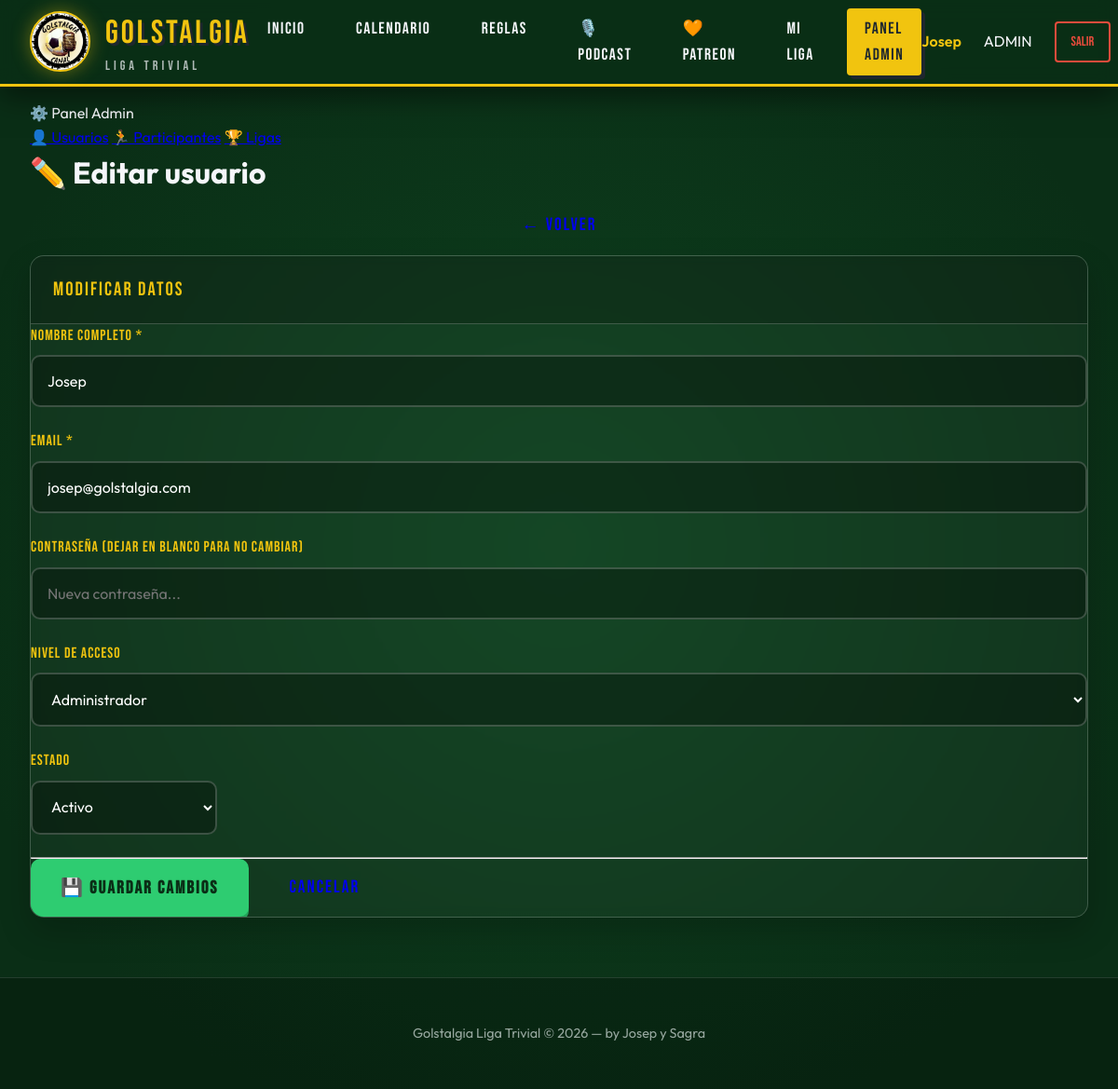
Page /admin/usuarios/1/editar (signed in) on the committed database.
### tables this page shows
CREATE TABLE `usuarios` (
  `id` int unsigned NOT NULL AUTO_INCREMENT,
  `nombre` varchar(100) NOT NULL,
  `email` varchar(150) NOT NULL,
  `password` varchar(255) DEFAULT NULL,
  `nivel` enum('participante','admin') NOT NULL DEFAULT 'participante',
  `avatar` varchar(255) DEFAULT NULL,
  `activo` tinyint(1) NOT NULL DEFAULT '1',
  `remember_token` varchar(100) DEFAULT NULL,
  `google_id` varchar(255) DEFAULT NULL,
  `created_at` timestamp NULL DEFAULT CURRENT_TIMESTAMP,
  `updated_at` timestamp NULL DEFAULT CURRENT_TIMESTAMP ON UPDATE CURRENT_TIMESTAMP,
  PRIMARY KEY (`id`),
  UNIQUE KEY `email` (`email`),
  UNIQUE KEY `google_id` (`google_id`)
);

### src/controllers/AdminController.php (called while the page is built, shortened)
<?php
class AdminController
{
    public function usuarioEdit(int $id): void
    {
        $model   = new UsuarioModel();
        $usuario = $model->findById($id);
        require_once __DIR__ . '/../views/admin/usuario_form.php';
    }
}

### index.php (called while the page is built)
<?php
require_once __DIR__ . '/config/app.php';
require_once __DIR__ . '/config/Database.php';
$router = new Router();
$router->get( '/auth/login',           [AuthController::class, 'loginForm']);
$router->post('/auth/login',           [AuthController::class, 'login']);
$router->get( '/auth/registro',        [AuthController::class, 'registroForm']);
$router->post('/auth/registro',        [AuthController::class, 'registro']);
$router->get( '/auth/google/callback', [AuthController::class, 'googleCallback']);
$router->get( '/auth/logout',          [AuthController::class, 'logout']);
$router->get('/', [HomeController::class, 'index']);
$router->get('/reglas', [HomeController::class, 'reglas']);
$router->get('/calendario', [HomeController::class, 'calendario']);
$router->get('/dashboard', [DashboardController::class, 'index']);
$router->get( '/admin/usuarios',                  [AdminController::class, 'usuarios']);
$router->get( '/admin/usuarios/crear',            [AdminController::class, 'usuarioCreate']);
$router->post('/admin/usuarios/guardar',          [AdminController::class, 'usuarioStore']);
$router->get( '/admin/usuarios/:id/editar',       [AdminController::class, 'usuarioEdit']);
$router->post('/admin/usuarios/:id/actualizar',   [AdminController::class, 'usuarioUpdate']);
$router->post('/admin/usuarios/:id/eliminar',     [AdminController::class, 'usuarioDelete']);
$router->get( '/admin/participantes',             [AdminController::class, 'participantes']);
$router->get( '/admin/participantes/crear',       [AdminController::class, 'participanteCreate']);
$router->post('/admin/participantes/guardar',     [AdminController::class, 'participanteStore']);
$router->get( '/admin/participantes/:id/editar',  [AdminController::class, 'participanteEdit']);
$router->post('/admin/participantes/:id/actualizar', [AdminController::class, 'participanteUpdate']);
$router->post('/admin/participantes/:id/eliminar', [AdminController::class, 'participanteDelete']);
$router->get( '/admin/ligas',                     [AdminController::class, 'ligas']);
$router->get( '/admin/ligas/crear',               [AdminController::class, 'ligaCreate']);
$router->post('/admin/ligas/guardar',             [AdminController::class, 'ligaStore']);
$router->get( '/admin/ligas/:id/editar',          [AdminController::class, 'ligaEdit']);
$router->post('/admin/ligas/:id/actualizar',      [AdminController::class, 'ligaUpdate']);
$router->get( '/admin/ligas/:ligaId/jornadas',         [AdminController::class, 'jornadas']);
$router->get( '/admin/ligas/:ligaId/jornadas/crear',   [AdminController::class, 'jornadaCreate']);
$router->post('/admin/ligas/:ligaId/jornadas/guardar', [AdminController::class, 'jornadaStore']);
$router->get( '/admin/partidas/:id/resultado',         [AdminController::class, 'resultadoForm']);
$router->post('/admin/partidas/:id/resultado/guardar', [AdminController::class, 'resultadoStore']);
$router->dispatch();

### config/app.php (called while the page is built, shortened)
<?php
spl_autoload_register(function (string $class): void {
    $paths = [
        __DIR__ . '/../src/models/',
        __DIR__ . '/../src/controllers/',
        __DIR__ . '/../src/helpers/',
        __DIR__ . '/../config/',
    ];
    foreach ($paths as $path) {
        $file = $path . $class . '.php';
        if (file_exists($file)) {
            return;
        }
    }
});

### config/Database.php (called while the page is built, shortened)
<?php
class Database
{
    private static ?PDO $instance = null;
    public static function connect(): PDO
    {
        if (self::$instance === null) {
            $env = self::loadEnv();
            $host = $env['DB_HOST'] ?? 'localhost';
            $port = $env['DB_PORT'] ?? '3306';
            $name = $env['DB_NAME'] ?? 'golstalgia';
            $user = $env['DB_USER'] ?? 'root';
            $pass = $env['DB_PASS'] ?? '';
            $dsn = "mysql:host={$host};port={$port};dbname={$name};charset=utf8mb4";
            try {
                self::$instance = new PDO($dsn, $user, $pass, [
                    PDO::ATTR_ERRMODE            => PDO::ERRMODE_EXCEPTION,
                    PDO::ATTR_DEFAULT_FETCH_MODE => PDO::FETCH_ASSOC,
                    PDO::ATTR_EMULATE_PREPARES   => false,
                ]);
            } catch (PDOException $e) {
                error_log("DB Connection failed: " . $e->getMessage());
                http_response_code(500);
                die(json_encode(['error' => 'Database connection failed']));
            }
        }
        return self::$instance;
    }
    private static function loadEnv(): array
    {
        $envFile = dirname(__DIR__) . '/.env';
        $env = [];
        if (!file_exists($envFile)) {
            return $env;
        }
        return $env;
    }
}

### src/models/UsuarioModel.php (called while the page is built, shortened)
<?php
class UsuarioModel
{
    private PDO $db;
    public function __construct()
    {
        $this->db = Database::connect();
    }
    public function findById(int $id): ?array
    {
        $stmt = $this->db->prepare("SELECT id, nombre, email, nivel, avatar, activo, created_at FROM usuarios WHERE id = ?");
        $stmt->execute([$id]);
        return $stmt->fetch() ?: null;
    }
}

### src/helpers/Auth.php (called while the page is built, shortened)
<?php
class Auth
{
    public static function check(): bool
    {
        return isset($_SESSION['user_id']);
    }
    public static function isAdmin(): bool
    {
        return isset($_SESSION['user_nivel']) && $_SESSION['user_nivel'] === 'admin';
    }
    public static function user(): ?array
    {
        return [
            'id'     => $_SESSION['user_id'],
            'nombre' => $_SESSION['user_nombre'],
            'email'  => $_SESSION['user_email'],
            'nivel'  => $_SESSION['user_nivel'],
        ];
    }
}

### src/views/admin/usuario_form.php (the view, shortened to what this page needs)
<?php
$isEdit = isset($usuario);
?>
<div class="admin-layout">
  <?php require_once __DIR__ . '/partials/sidebar.php'; ?>
  <div>
    <div class="top-bar">
      <h1 class="page-title" style="margin:0;">
        <span><?= $isEdit ? '✏️' : '➕' ?></span>
        <?= $isEdit ? 'Editar usuario' : 'Nuevo usuario' ?>
      </h1>
      <a href="/admin/usuarios" class="btn btn-dark">← Volver</a>
    </div>
    <div class="card">
      <div class="card-header"><?= $isEdit ? 'Modificar datos' : 'Datos del nuevo participante' ?></div>
      <div class="card-body">
        <form method="POST" action="<?= $isEdit ? "/admin/usuarios/{$usuario['id']}/actualizar" : '/admin/usuarios/guardar' ?>">
          <div class="form-row">
            <div class="form-group">
              <label class="form-label" for="nombre">Nombre completo *</label>
              <input type="text" id="nombre" name="nombre" class="form-control"
                     value="<?= htmlspecialchars($usuario['nombre'] ?? '') ?>"
                     placeholder="Nombre del participante" required>
            </div>
            <div class="form-group">
              <label class="form-label" for="email">Email *</label>
              <input type="email" id="email" name="email" class="form-control"
                     value="<?= htmlspecialchars($usuario['email'] ?? '') ?>"
                     placeholder="email@ejemplo.com" required>
            </div>
          </div>
          <div class="form-row">
            <div class="form-group">
              <label class="form-label" for="password">
                Contraseña <?= $isEdit ? '(dejar en blanco para no cambiar)' : '*' ?>
              </label>
              <input type="password" id="password" name="password" class="form-control"
                     placeholder="<?= $isEdit ? 'Nueva contraseña...' : 'Mínimo 8 caracteres' ?>"
                     <?= $isEdit ? '' : 'required minlength="8"' ?>>
            </div>
            <div class="form-group">
              <label class="form-label" for="nivel">Nivel de acceso</label>
              <select id="nivel" name="nivel" class="form-control">
                <option value="admin"        <?= ($usuario['nivel'] ?? '') === 'admin' ? 'selected' : '' ?>>Administrador</option>
              </select>
            </div>
          </div>
          <?php if ($isEdit): ?>
          <div class="form-group">
            <label class="form-label" for="activo">Estado</label>
            <select id="activo" name="activo" class="form-control" style="max-width:200px;">
              <option value="1" <?= $usuario['activo'] ? 'selected' : '' ?>>Activo</option>
            </select>
          </div>
          <?php endif; ?>
          <hr class="section-divider">
          <div style="display:flex; gap:0.75rem;">
            <button type="submit" class="btn btn-primary">
              <?= $isEdit ? '💾 Guardar cambios' : '➕ Crear usuario' ?>
            </button>
            <a href="/admin/usuarios" class="btn btn-dark">Cancelar</a>
          </div>
        </form>
      </div>
    </div>
  </div>
</div>
<?php
$content = ob_get_clean();
require_once __DIR__ . '/../partials/layout.php';
?>

### src/views/admin/partials/sidebar.php
<aside class="admin-sidebar">
  <div class="sidebar-title">⚙️ Panel Admin</div>
  <nav class="sidebar-menu">
    <a href="/admin/usuarios"       class="sidebar-link <?= str_starts_with($_SERVER['REQUEST_URI'], '/admin/usuarios') ? 'active' : '' ?>">👤 Usuarios</a>
    <a href="/admin/participantes"  class="sidebar-link <?= str_starts_with($_SERVER['REQUEST_URI'], '/admin/participantes') ? 'active' : '' ?>">🏃 Participantes</a>
    <a href="/admin/ligas"          class="sidebar-link <?= str_starts_with($_SERVER['REQUEST_URI'], '/admin/ligas')    ? 'active' : '' ?>">🏆 Ligas</a>
  </nav>
</aside>

### src/helpers/Router.php (shortened to what this page needs)
<?php
class Router
{
    private array $routes = [];
    public function get(string $path, callable|array $handler): void
    {
        $this->routes['GET'][$path] = $handler;
    }
    public function post(string $path, callable|array $handler): void
    {
        $this->routes['POST'][$path] = $handler;
    }
    public function dispatch(): void
    {
        $method = $_SERVER['REQUEST_METHOD'];
        $uri    = parse_url($_SERVER['REQUEST_URI'], PHP_URL_PATH);
        $uri    = rtrim($uri, '/') ?: '/';
        foreach ($this->routes[$method] ?? [] as $pattern => $handler) {
            $regex = preg_replace('/:[a-zA-Z_]+/', '([^/]+)', $pattern);
            $regex = '#^' . $regex . '$#';
            if (preg_match($regex, $uri, $matches)) {
                array_shift($matches);
                $this->call($handler, $matches);
                return;
            }
        }
    }
    private function call(callable|array $handler, array $params = []): void
    {
        if (is_array($handler)) {
            [$class, $method] = $handler;
            $controller = new $class();
            $controller->$method(...$params);
        } else {
            $handler(...$params);
        }
    }
}

### src/views/partials/layout.php (shortened to what this page needs)
<!DOCTYPE html>
<html lang="es">
<head>
  <?php
    $cssPath = $_SERVER['DOCUMENT_ROOT'] . '/public/css/app.css';
    $cssV    = file_exists($cssPath) ? filemtime($cssPath) : time();
  ?>
  <link rel="stylesheet" href="/public/css/app.css?v=<?= $cssV ?>">
</head>
<body>
<header class="site-header">
  <div class="header-inner">
    <a href="/" class="logo">
      <img src="/public/img/logo_oficial.jpg" alt="Golstalgia Logo" class="logo-img">
      <div class="logo-text-group">
        <span class="logo-text">GOLSTALGIA</span>
        <span class="logo-sub">LIGA TRIVIAL</span>
      </div>
    </a>
    <nav class="main-nav" id="main-nav">
      <a href="/" class="nav-link <?= $_SERVER['REQUEST_URI'] === '/' ? 'active' : '' ?>">Inicio</a>
      <a href="/calendario" class="nav-link <?= $_SERVER['REQUEST_URI'] === '/calendario' ? 'active' : '' ?>">Calendario</a>
      <a href="/reglas" class="nav-link <?= str_starts_with($_SERVER['REQUEST_URI'], '/reglas') ? 'active' : '' ?>">Reglas</a>
      <a href="https://www.ivoox.com/podcast-golstalgia_sq_f1287524_1.html" class="nav-link" target="_blank" rel="noopener">🎙️ Podcast</a>
      <a href="https://www.patreon.com/cw/golstalgia_" class="nav-link" target="_blank" rel="noopener">🧡 Patreon</a>
      <?php if (Auth::check()): ?>
        <a href="/dashboard" class="nav-link <?= str_starts_with($_SERVER['REQUEST_URI'], '/dashboard') ? 'active' : '' ?>">Mi Liga</a>
        <?php if (Auth::isAdmin()): ?>
          <a href="/admin/usuarios" class="nav-link <?= str_starts_with($_SERVER['REQUEST_URI'], '/admin') ? 'active' : '' ?>">Panel Admin</a>
        <?php endif; ?>
      <?php endif; ?>
    </nav>
    <div class="header-user">
      <?php if (Auth::check()): ?>
        <span class="user-name"><?= htmlspecialchars(Auth::user()['nombre']) ?></span>
        <?php if (Auth::isAdmin()): ?>
          <span class="badge-admin">ADMIN</span>
        <?php endif; ?>
        <a href="/auth/logout" class="btn-logout">Salir</a>
      <?php else: ?>
        <a href="/auth/login" class="nav-link">Entrar</a>
        <a href="/auth/registro" class="btn btn-primary btn-sm">Regístrate</a>
      <?php endif; ?>
    </div>
  </div>
</header>
<main class="main-content <?= !empty($fullWidth) ? 'is-fullwidth' : '' ?>">
  <?= $content ?? '' ?>
</main>
<footer class="site-footer">
  <p>Golstalgia Liga Trivial &copy; <?= date('Y') ?> &mdash; by Josep y Sagra</p>
</footer>
</body>
</html>

### rows in the picture
usuarios: nombre "Josep", email "josep@golstalgia.com", nivel "Administrador", activo "Activo"
